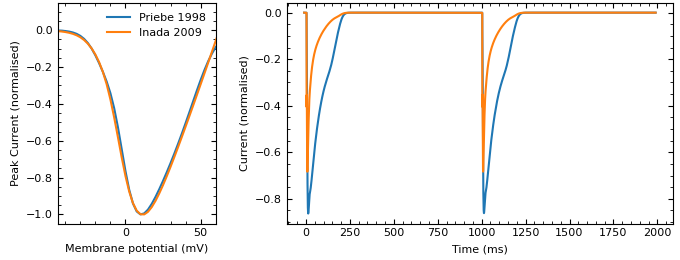

Here is the Python script that generated this plot:
#!/usr/bin/env python3
#
# ICaL review figure: Priebe vs Inada et al. (with AP clamp)
#
#
#Load libraries
import myokit
import numpy as np
import matplotlib.pyplot as plt
import matplotlib
from matplotlib.ticker import (MultipleLocator)

# Load AP clamp signal
d = np.loadtxt('../../Protocols/Action_Potential_Clamps/AP Clamp/AP_clamp.csv',
               delimiter=',')
ap_t = d[:, 0]
ap_v = d[:, 1]
ap_offset = -ap_t[0]
print(ap_offset)
print(ap_t[:20])
ap_t += ap_offset
print(ap_t[:20])

tmax = ap_t[-1] #+ (ap_t[-1] - ap_t[-2])
print(tmax)
del(d)

# Load WL IV curve
d = myokit.DataLog.load_csv('data/iv-priebe-inada.csv')
iv_v = d['vm']
iv_p = d['priebe']
iv_i = d['inada']
del(d)

# Shared variable names (todo: use labels instead)
time = 'environment.time'
vm = 'membrane.V'
ical = 'L_type_Ca_current.i_CaL'
gcal = 'L_type_Ca_current.g_CaL'
fancy_names = { # todo: use display name or other model meta name
    'priebe-1998': 'Priebe & Beuckelmann 1998',
    'inada-2009': 'Inada et al. 2009',
}

# Load models, create simulations
simulations = {}
for name in fancy_names:
    m = myokit.load_model(name + '.mmt')
    v = m.get(vm)
    v.set_binding(None)
    v.set_binding('pace')
    s = myokit.Simulation(m)
    simulations[name] = s

    # Pre-pace for 10s at -90mV
    s.set_protocol(myokit.pacing.constant(-90))
    s.pre(10e3)

    #
    # Find scaling for ical so that IV curve peaks at -1.0
    #
    debug = False

    # Get V at which current peaks
    vmax = iv_v[np.argmin(iv_p)]
    print(f'{name} peaks at v={vmax}')

    # Simulate a voltage step to this V, and record the peak current
    s.set_protocol(myokit.pacing.constant(vmax))
    d = s.run(1000, log=[time, ical])
    imax = np.min(d[ical])
    if debug:
        plt.figure()
        plt.plot(d.time(), d[ical])

    # Scale the conductance so that the peak current is -1
    g = m.get(gcal).eval()
    s.set_constant(gcal, g / -imax)

    if debug:
        s.reset()
        d = s.run(1000, log=[time, ical])
        imax = np.min(d[ical])
        plt.plot(d.time(), d[ical])
        plt.show()

#
# Create figure
#

# Set font
matplotlib.rc('font', family='arial', size=8)

# Tick style
ticks = dict(which='both', direction='in', bottom=True, top=True, left=True,
             right=True)

fig = plt.figure(figsize = (6.8, 2.6))
fig.subplots_adjust(0.085, 0.14, 0.99, 0.99, wspace=0.45)
grid = fig.add_gridspec(1, 3)

#
# IV curves
#
ax1 = fig.add_subplot(grid[0, 0])
ax1.tick_params(**ticks)
ax1.minorticks_on()
ax1.set_xlabel('Membrane potential (mV)')
ax1.set_ylabel('Peak Current (normalised)')
ax1.set_xlim(-45, 60)
ax1.set_ylim(-1.05, 0.15)
ax1.plot(iv_v, iv_p, label='Priebe 1998')
ax1.plot(iv_v, iv_i, label='Inada 2009')
ax1.legend(frameon=False, loc= 'upper right')

#
# AP clamp protocol
#
ax2 = fig.add_subplot(grid[0, 1:])
ax2.set_xlabel('Time (ms)')
ax2.set_ylabel('Current (normalised)')
ax2.tick_params(**ticks)
ax2.minorticks_on()

# Simulate
for name, fancy in fancy_names.items():
    s = simulations[name]
    s.reset()
    s.set_fixed_form_protocol(ap_t, ap_v)
    d = s.run(tmax, log=[time, ical, vm])
    ax2.plot(d.time() - ap_offset, d[ical], label=fancy)


#
# Save
#
print('Saving...')
plt.savefig('figure17b.png')
#plt.savefig('figure17b.eps')
#plt.savefig('figure17b.pdf')
plt.close()
